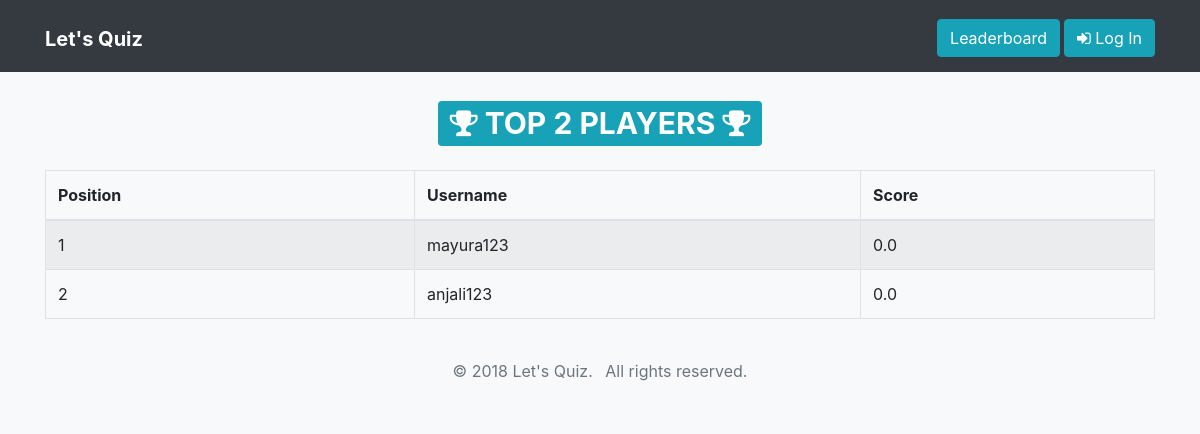
The page /leaderboard on the database as committed earlier.
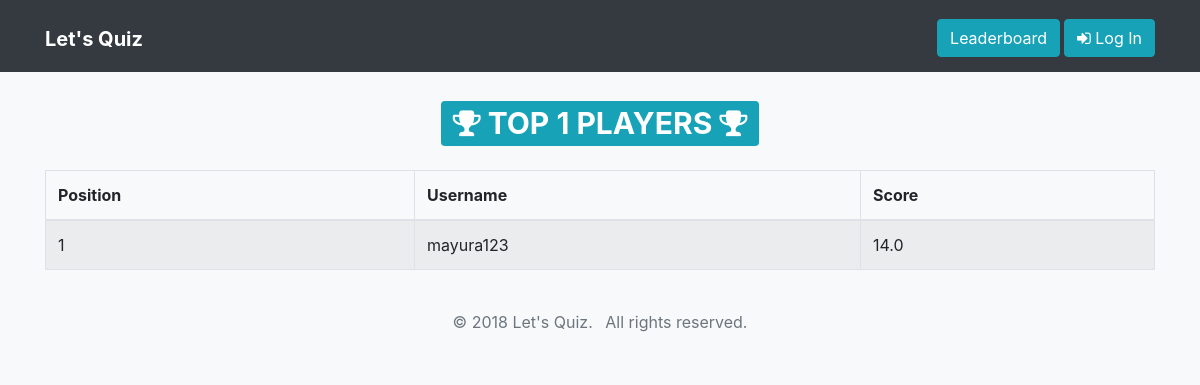
The same page on the database as committed later.
### quiz/models.py (models this page shows, shortened)
class TimeStampedModel:
    created = db.Column(db.DateTime, default=datetime.utcnow)
    modified = db.Column(db.DateTime, default=datetime.utcnow, onupdate=datetime.utcnow)

class QuizProfile(db.Model, TimeStampedModel):
    __tablename__ = "quiz_profiles"
    id = db.Column(db.Integer, primary_key=True)
    user_id = db.Column(db.Integer, db.ForeignKey("users.id"))
    total_score = db.Column(db.Float, default=0.0)
    attempts = db.relationship("AttemptedQuestion", backref="quiz_profile", lazy=True)

class User(db.Model, UserMixin, TimeStampedModel):
    __tablename__ = "users"
    id = db.Column(db.Integer, primary_key=True)
    username = db.Column(db.String(150), unique=True, nullable=False)
    email = db.Column(db.String(150), unique=True)
    first_name = db.Column(db.String(100))
    last_name = db.Column(db.String(100))
    password_hash = db.Column(db.String(255))
    quiz_profile = db.relationship("QuizProfile", backref="user", uselist=False)

### quiz/routes.py (the view)
@quiz_blueprint.route("/leaderboard")
def leaderboard():
    top_quiz_profiles = (
        QuizProfile.query.order_by(QuizProfile.total_score.desc()).limit(500).all()
    )
    total_count = len(top_quiz_profiles)
    return render_template(
        "quiz/leaderboard.html",
        top_quiz_profiles=top_quiz_profiles,
        total_count=total_count,
    )

### templates/quiz/leaderboard.html (shortened to what this page needs)
{% extends 'base.html' %}  {% block content %}
<div class="container">
  <h1 class="text-center my-4">
    <span class="badge badge-info"
      ><i class="fa fa-trophy" aria-hidden="true"></i> TOP {{ total_count }}
      PLAYERS <i class="fa fa-trophy" aria-hidden="true"></i
    ></span>
  </h1>
  <table class="table table-striped table-bordered">
    <thead>
      <tr>
        <th>Position</th>
        <th>Username</th>
        <th>Score</th>
      </tr>
    </thead>
    <tbody>
      {% for quiz_profile in top_quiz_profiles %}
      <tr>
        <td>{{ loop.index }}</td>
        <td>{{ quiz_profile.user.username }}</td>
        <td>{{ quiz_profile.total_score }}</td>
      </tr>
      {% endfor %}
    </tbody>
  </table>
</div>
{% endblock content %}

### templates/base.html (shortened to what this page needs)
<!DOCTYPE html>
<html lang="en">
  <head>
    <link
      rel="stylesheet"
      href="https://maxcdn.bootstrapcdn.com/bootstrap/4.0.0-beta.2/css/bootstrap.min.css"
    />
    <link
      rel="stylesheet"
      href="https://maxcdn.bootstrapcdn.com/font-awesome/4.7.0/css/font-awesome.min.css"
    />
    <link
      rel="stylesheet"
      href="https://maxcdn.bootstrapcdn.com/font-awesome/4.7.0/css/font-awesome.min.css"
    />
    <link
      rel="stylesheet"
      href="{{ url_for('static', filename='css/main.css') }}"
    />
  </head>
  <body class="bg-light">
    <nav class="navbar navbar-expand-md navbar-dark bg-dark">
      <div class="container">
        <h1>
          <a href="{{ url_for('quiz.home') }}" class="navbar-brand">
            <strong>Let's Quiz</strong></a
          >
        </h1>
        <div class="collapse navbar-collapse justify-content-end" id="navbar">
          {% if not current_user.is_authenticated %}
          <a
            href="{{ url_for('quiz.leaderboard') }}"
            class="btn btn-info mt-1 mx-1"
            >Leaderboard</a
          >
          <a href="{{ url_for('quiz.login') }}" class="btn btn-info mt-1"
            ><i class="fa fa-sign-in" aria-hidden="true"></i> Log In</a
          >
          {% endif %}
        </div>
      </div>
    </nav>
    {% block content %} {% endblock content %}
    <footer class="bg-light text-muted py-0">
      <div class="container py-4">
        <ul class="list-inline mb-0 text-center">
          <li class="list-inline-item">&copy; 2018 Let's Quiz.</li>
          <li class="list-inline-item">All rights reserved.</li>
        </ul>
      </div>
    </footer>
  </body>
</html>

Rows that differ between the two databases and show on the page:
removed QuizProfile: user.username "anjali123", total_score "0.0"
changed QuizProfile "mayura123": total_score "0.0" → "14.0"
Other text that changed with them:
{{ total_count }}: "2" → "1"
